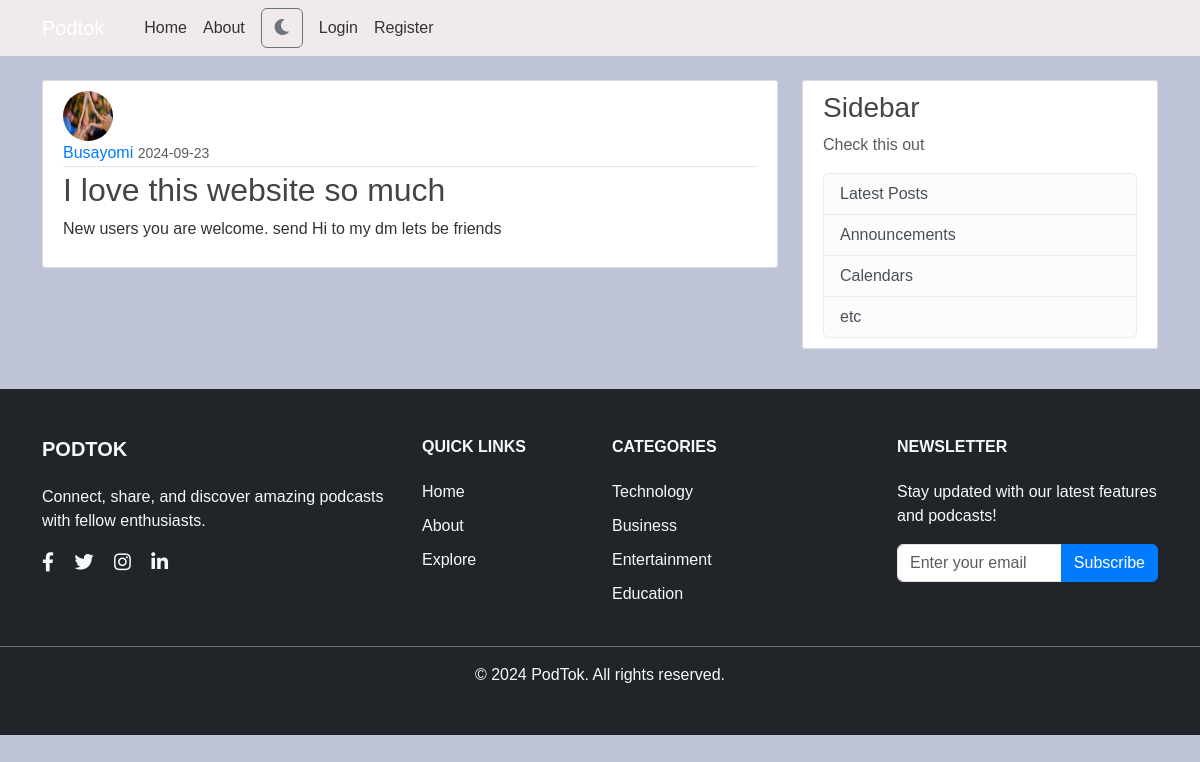
Screenshot of /post/23 with the database file from the repository.
### podtok/models.py (models this page shows, shortened)
class User(db.Model, UserMixin):
    id = db.Column(db.Integer, primary_key=True)
    username = db.Column(db.String(20), unique=True, nullable=False)
    email = db.Column(db.String(120), unique=True, nullable=False)
    image_file = db.Column(db.String(20), nullable=False, default='default.jpg')
    password = db.Column(db.String(60), nullable=False)
    bio = db.Column(db.Text)
    join_date = db.Column(db.DateTime, nullable=False, default=datetime.utcnow)
    dark_mode = db.Column(db.Boolean, default=False)
    profile_pic_privacy = db.Column(db.String(20), default='public')
    notification = db.Column(db.Boolean, default=False)
    email_notifications = db.Column(db.Boolean, default=True)
    push_notifications = db.Column(db.Boolean, default=True)
    phone_number = db.Column(db.String(15), nullable=True)
    posts = db.relationship('Post', backref='author', lazy=True)
    podcasts = db.relationship('Podcast', backref='creator', lazy=True)
    audios = db.relationship('Audio', backref='author', lazy=True)

class Post(db.Model):
    id = db.Column(db.Integer, primary_key=True)
    user_id = db.Column(db.Integer, db.ForeignKey('user.id'), nullable=False)
    title = db.Column(db.String(100), nullable=False)
    content = db.Column(db.Text, nullable=False)
    date_posted = db.Column(db.DateTime, nullable=False, default=datetime.utcnow)

### podtok/posts/routes.py (the view)
@posts.route("/post/<int:post_id>")
def post(post_id):
    post = Post.query.get_or_404(post_id)
    return render_template('post.html', title=post.title, post=post)

### podtok/templates/post.html (shortened to what this page needs)
{% extends "base.html" %}
{% block content %}
  <article class="media content-section">
    <img class="rounded-circle article-img" src="{{ url_for('static', filename='profile_pics/' + post.author.image_file) }}" alt="{{ post.author.username }}'s profile picture" style="width:50px;height:50px;border-radius:50%;">
    <div class="media-body">
      <div class="article-metadata">
        <a class="mr-2" href="{{ url_for('users.user_posts', username=post.author.username) }}">{{ post.author.username }}</a>
        <small class="text-muted">{{ post.date_posted.strftime('%Y-%m-%d') }}</small>
      </div>
      <h2 class="article-title">{{ post.title }}</h2>
      <p class="article-content">{{ post.content }}</p>
    </div>
  </article>
{% endblock content %}

### podtok/static/main.css (style rules this page uses)
body { background: var(--background-color); color: var(--text-color); margin-top: 5rem; font-family: Arial, sans-serif; }
h1, h2, h3, h4, h5, h6 { color: var(--heading-color); }
a { color: var(--link-color); text-decoration: none; }
:root { --background-color: #bec4d6; --text-color: #333333; --heading-color: #444444; --link-color: #007bff; --link-hover-color: #0056b3; --card-background: #ffffff; --footer-background: #f8f9fa; }
.content-section { background: var(--card-background); padding: 10px 20px; border: 1px solid #dddddd; border-radius: 3px; margin-bottom: 20px; }
.article-title { color: var(--heading-color); }
.article-content { white-space: pre-line; }
.article-img { height: 65px; width: 65px; margin-right: 16px; }
.rounded-circle { border-radius: 50% !important; }
.article-metadata { padding-bottom: 1px; margin-bottom: 4px; border-bottom: 1px solid #e3e3e3; }

### rows the page displays
User: image_file (picture), author.username "Busayomi"
Post: date_posted "2024-09-23", title "I love this website so much", content "New users you are welcome. send Hi to my dm lets be friends"
